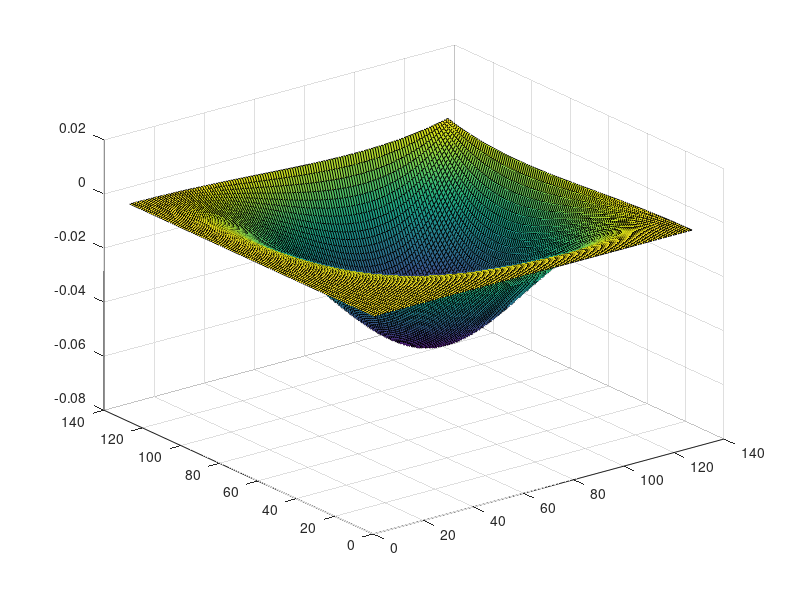

The MATLAB source for this figure:
function drawResult()

u_h = textread('output.txt');
n = sqrt(length(u_h));
u_h = reshape(u_h,n,n);
[X,Y] = meshgrid(1:n,1:n);
surf(X,Y,u_h);

end